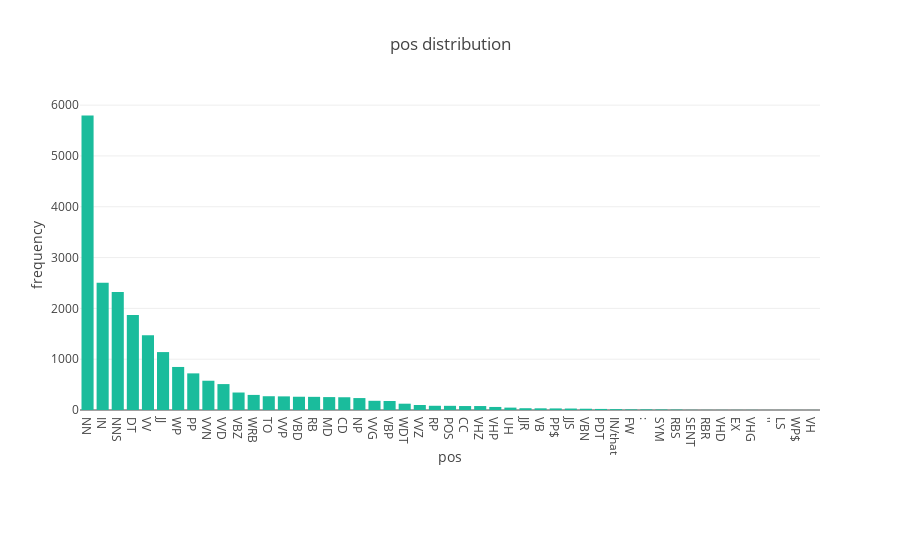

Notebook code for this chart:
### Code cell
X_axis = []
Y_axis = []
sorted_dict = sorted(pos_count_dictionary.items(), key=itemgetter(1), reverse=True)

for pos, pos_count in sorted_dict:
        X_axis.append(pos)
        Y_axis.append(pos_count)

assert(len(X_axis) == len(Y_axis)) 

plotly.offline.iplot({
    "data": [Bar(orientation = 'v',
                 x = X_axis,
                 y = Y_axis,
                 marker = dict(color = "#1abc9c"))],
    "layout": Layout(title="pos distribution", 
                     xaxis=dict(title='pos'),
                     yaxis=dict(title='frequency', dtick = 1000),
                     margin=Margin(b=150)
                    )
})

### Figure 1 — Plotly figure (JSON) as saved in the notebook; plotly's stock layout.template omitted (floating-point values rounded to 4 significant figures)
{"data": [{"marker": {"color": "#1abc9c"}, "orientation": "v", "type": "bar", "x": ["NN", "IN", "NNS", "DT", "VV", "JJ", "WP", "PP", "VVN", "VVD", "VBZ", "WRB", "TO", "VVP", "VBD", "RB", "MD", "CD", "NP", "VVG", "VBP", "WDT", "VVZ", "RP", "POS", "CC", "VHZ", "VHP", "UH", "JJR", "VB", "PP$", "JJS", "VBN", "PDT", "IN/that", "FW", ":", "SYM", "RBS", "SENT", "RBR", "VHD", "EX", "VHG", "''", "LS", "WP$", "VH"], "y": [5796, 2502, 2322, 1871, 1472, 1140, 847, 721, 576, 510, 344, 297, 271, 268, 261, 259, 254, 251, 235, 181, 177, 124, 98, 83, 82, 78, 78, 60, 47, 35, 33, 31, 29, 25, 21, 17, 12, 12, 10, 8, 3, 2, 2, 2, 2, 1, 1, 1, 1]}], "layout": {"margin": {"b": 150}, "title": "pos distribution", "xaxis": {"title": "pos"}, "yaxis": {"dtick": 1000, "title": "frequency"}}}
